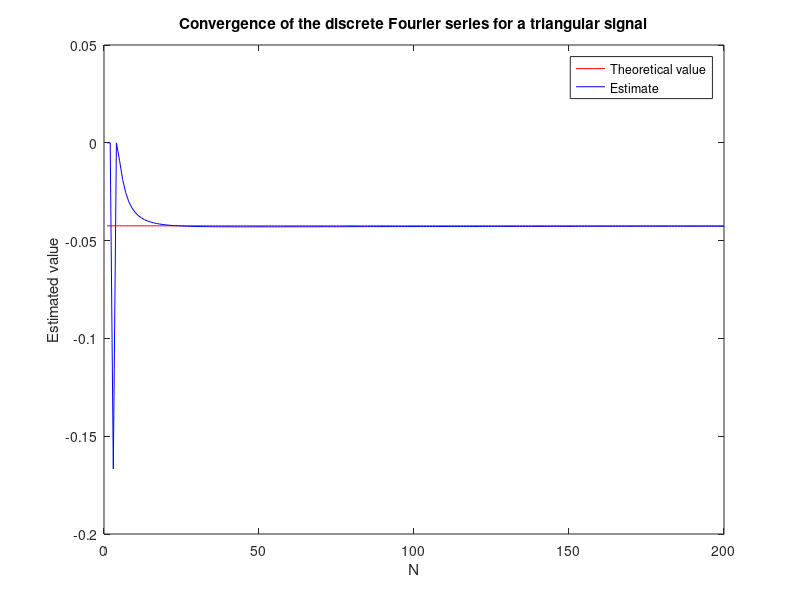

Write MATLAB code to recreate this figure.
%Skriptet visar hur man estimerar ak parametrarna f?r en fyrkantsv?g
%med den Diskreta Fourier Serien, d? vi bara har tillg?ng till en samplad
%periodisk signal f[n]
close all
clear all
clc

k=2; %v?lj koefficient ak
Nmax=200; %Maximal antal sampel under signalens ena period
ak=[]; %tom vektor f?r att spara olika estimat med 

for N=1:1:Nmax %for-loop f?r att ?ka antal sampel N
    t = linspace(0, pi, N);
    f = sin(t);
    L = length(f)
    akN=0;%nollst?ll parametern
    for n=0:L-1
        akN=akN+f(n+1)*exp(-j*((2*pi)/N)*k*n);
    end
    ak(end+1)=akN/N;%spara estimatet (inte den mest effektivaste s?ttet)
end

theoretical_value = (2 / (pi * (1 - 4 * k^2)))*ones(1,length(1:1:Nmax))

plot(1:1:Nmax, theoretical_value, 'r');
hold on;
plot(1:1:Nmax, real(ak), 'b');
hold off;
xlabel('N');
ylabel('Estimated value');
title('Convergence of the discrete Fourier series for a triangular signal');
legend('Theoretical value', 'Estimate');
